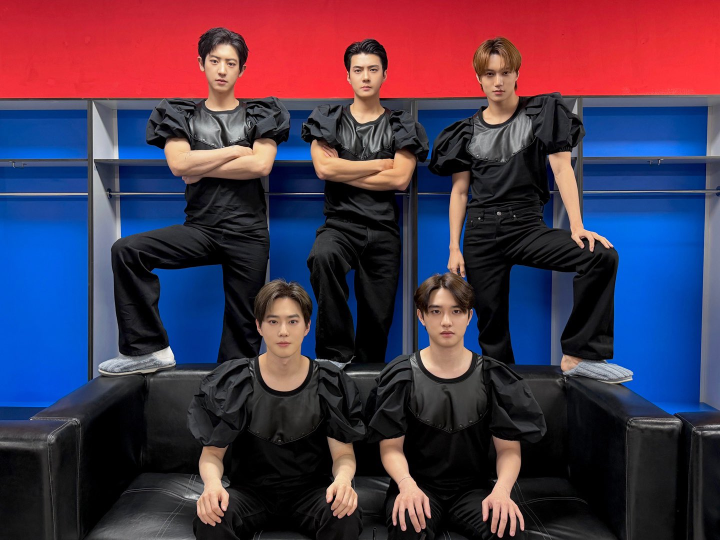
#> input picture assets/exo_all/exo_all.jpg, 1440 x 1080 px (shown at 1/2 size)
$ python -i effect_manager.py   (imports and definitions only)
#> lines starting #> are read from the running program, lines starting #| are printed output that depends on the picture
#> further down, picture is the input picture: shape (1080, 1440, 3); mean B, G, R 76.1, 53.9, 73.3
"""
effect_manager.py - Visual effects management
"""

import cv2
import numpy as np
import random

class EffectManager:
    """Manage visual effects for gestures"""

    def __init__(self):
        self.confetti_particles = []
        self.sparkle_particles = []
        self.heart_particles = []

    # [5 lines left out: function reset_all, not called in this run]

    def apply_glow(self, frame, color=(128, 0, 128), intensity=0.3):
        """
        Apply glow effect

        Args:
            frame: Input frame
            color: Glow color (BGR)
            intensity: Glow intensity

        Returns:
            numpy.ndarray: Frame with glow
        """
#> called with color = (128, 0, 128), intensity = 0.3
        if frame is None:
            return frame

        # Create blurred overlay
        overlay = frame.copy()
        overlay = cv2.GaussianBlur(overlay, (51, 51), 0)
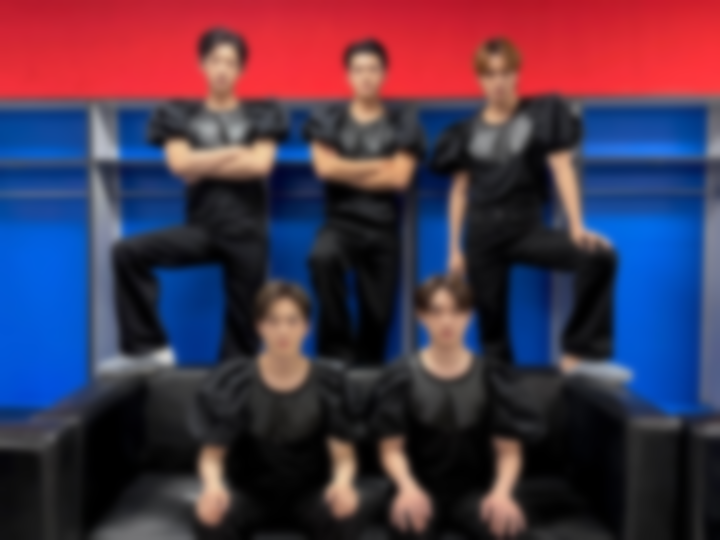
#> overlay: shape (1080, 1440, 3) (shown at 1/2 size); mean B, G, R 76.1, 53.9, 73.3

        # Color overlay
        colored = np.zeros_like(overlay)
        colored[:, :, 0] = color[0]
        colored[:, :, 1] = color[1]
        colored[:, :, 2] = color[2]

        # Blend
        result = cv2.addWeighted(frame, 0.6, colored, 0.2, 0)
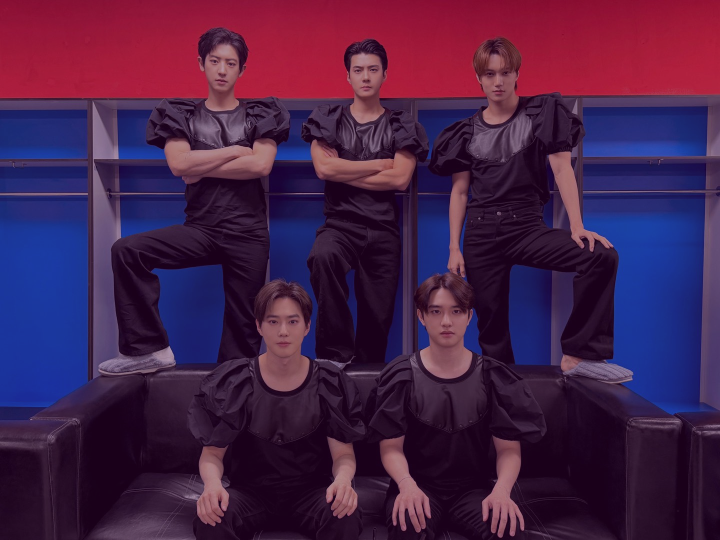
#> result: shape (1080, 1440, 3) (shown at 1/2 size); mean B, G, R 71.3, 32.3, 69.6
        result = cv2.addWeighted(result, 0.8, overlay, 0.2, 0)

        return result

    # [162 lines left out: functions apply_heart, apply_sparkle, apply_confetti, not called in this run]

>>> import cv2
>>> picture = cv2.imread('assets/exo_all/exo_all.jpg')
>>> result = EffectManager().apply_glow(picture)
